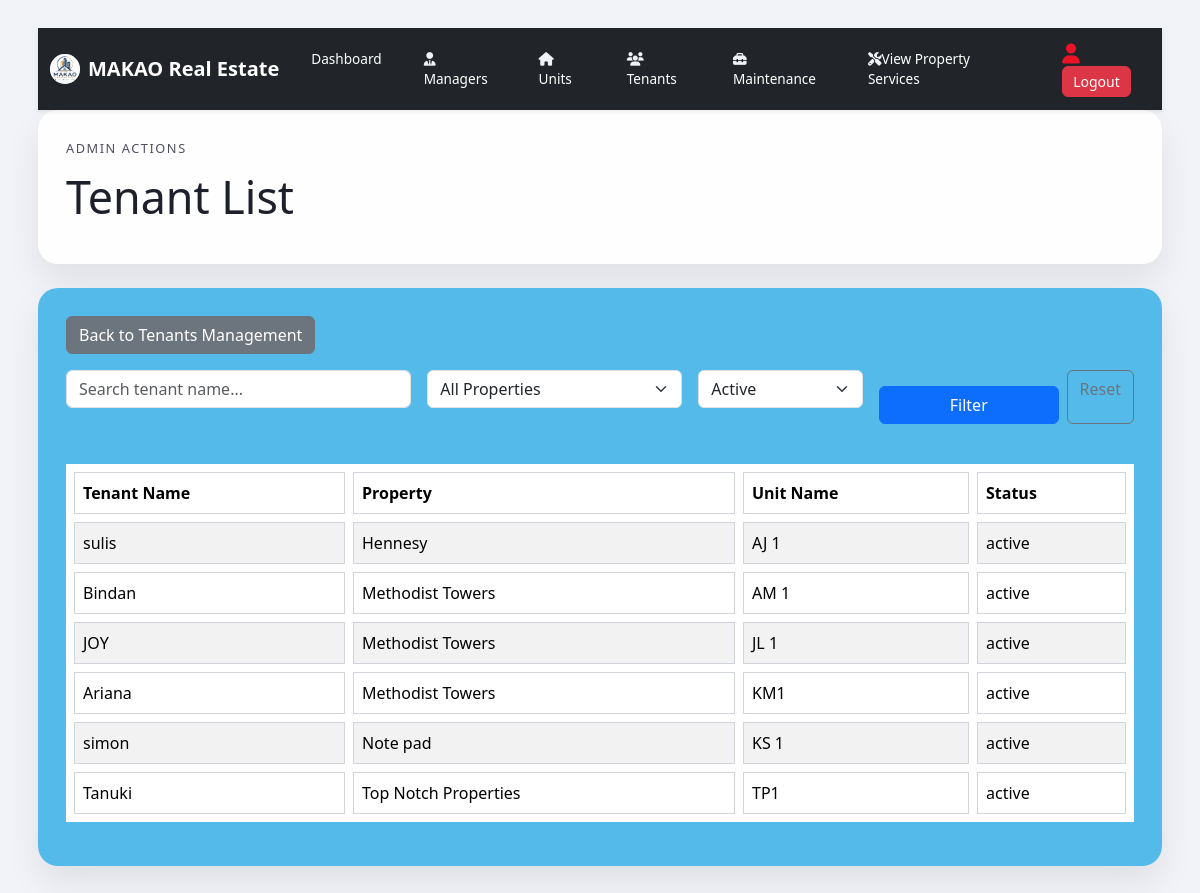
Page /admin/tenants.php (signed in) on the committed database.
### tables this page shows
CREATE TABLE `tenants` (
  `tenant_id` int(11) NOT NULL,
  `unit_id` int(11) NOT NULL,
  `username` varchar(20) NOT NULL,
  `name` varchar(25) NOT NULL,
  `national_id` varchar(20) NOT NULL,
  `phone_number` varchar(15) NOT NULL,
  `email` varchar(50) DEFAULT NULL,
  `movingin_date` datetime NOT NULL,
  `status` enum('active','inactive','not found') NOT NULL
);

CREATE TABLE `property` (
  `property_id` int(20) NOT NULL,
  `property_name` varchar(255) NOT NULL,
  `property_type` enum('Residential','Apartments','BNB''s','Commercial','Mixed Use') NOT NULL,
  `numberofblocks` int(20) NOT NULL,
  `location` varchar(20) DEFAULT NULL,
  `status` enum('Assigned','Unassigned','','') NOT NULL DEFAULT 'Unassigned'
);

CREATE TABLE `units` (
  `unit_id` int(20) NOT NULL,
  `block_id` int(20) DEFAULT NULL,
  `unit_name` varchar(255) NOT NULL,
  `unit_type` enum('residential','commercial','offices','') NOT NULL,
  `unit_deposit` decimal(8,2) NOT NULL,
  `office_size` enum('1900 sq ft','4800 sq ft','10000 sq ft','') DEFAULT NULL,
  `number_of_rooms` int(20) DEFAULT NULL,
  `commercial_size` enum('160 sq ft','650 sq ft','2700 sq ft','9000 sq ft') DEFAULT NULL,
  `charge_per_sqft` decimal(8,2) DEFAULT NULL,
  `monthly_rent` decimal(8,2) NOT NULL,
  `status` enum('available','occupied','maintenance','') NOT NULL
);

### admin/tenants.php (the view, shortened to what this page needs)
<?php
$database = new Database();
$db = $database->getConnection();
$message = '';
$tenants = [];
$searchName = isset($_GET['search']) ? trim($_GET['search']) : '';
$statusFilter = strtolower(trim($_GET['status'] ?? 'active'));
try {
    $query = "SELECT
                t.name,
                u.unit_name,
                p.property_name,
                t.status
              FROM tenants t
              INNER JOIN units u ON t.unit_id = u.unit_id
              INNER JOIN blocks b ON u.block_id = b.block_id
              INNER JOIN property p ON b.property_id = p.property_id
              WHERE 1=1";
    $params = [];
    if ($statusFilter !== 'all') {
        $query .= " AND LOWER(t.status) = :status";
        $params[':status'] = $statusFilter;
    }
    $query .= " ORDER BY p.property_name, u.unit_name, t.name";
    $stmt = $db->prepare($query);
    $stmt->execute($params);
    $tenants = $stmt->fetchAll(PDO::FETCH_ASSOC);
} catch (PDOException $e) {
    $message = 'Unable to load tenants: ' . $e->getMessage();
}
$columns = ['name', 'property_name', 'unit_name', 'status'];
$columnLabels = [
    'name' => 'Tenant Name',
    'property_name' => 'Property',
    'unit_name' => 'Unit Name',
    'status' => 'Status'
];
?>
<!DOCTYPE html>
<html lang="en">
<head>
    <link rel="stylesheet" href="../style.css">
    <link href="https://cdn.jsdelivr.net/npm/bootstrap@5.3.3/dist/css/bootstrap.min.css" rel="stylesheet">
</head>
<body class="dashboard-page">
    <div class="dashboard-shell">
        <?php include '../components/adminheader.php'; ?>
        <main class="main-content">
            <section class="welcome-card">
                <div>
                    <p class="eyebrow">Admin Actions</p>
                    <h1>Tenant List</h1>
                </div>
            </section>
            <section class="action-card">
                <div class="page-actions mb-3 d-flex justify-content-between align-items-center">
                    <a href="managetenant.php" class="btn btn-secondary">Back to Tenants Management</a>
                </div>
                <form method="GET" class="row g-3 mb-4">
                    <div class="col-md-4">
                        <input type="text" name="search" class="form-control" placeholder="Search tenant name..." value="<?php echo htmlspecialchars($searchName); ?>">
                    </div>
                    <div class="col-md-3">
                        <select name="property_id" class="form-select">
                            <option value="">All Properties</option>
                        </select>
                    </div>
                    <div class="col-md-2">
                        <select name="status" class="form-select" aria-label="Filter tenants by status">
                            <option value="active" <?php echo $statusFilter === 'active' ? 'selected' : ''; ?>>Active</option>
                        </select>
                    </div>
                    <div class="col-md-3 d-flex gap-2">
                        <button type="submit" class="btn btn-primary flex-fill">Filter</button>
                        <a href="?status=active" class="btn btn-outline-secondary">Reset</a>
                    </div>
                </form>
                <?php if ($message !== '' && empty($tenants)): ?>
                    <p style="color:#b91c1c; font-weight:700;"><?php echo htmlspecialchars($message); ?></p>
                <?php else: ?>
                    <div style="overflow-x:auto;">
                        <table class="tenant-table table table-striped" data-list-filter="off">
                            <thead>
                                <tr>
                                    <?php foreach ($columns as $column): ?>
                                        <th><?php echo htmlspecialchars($columnLabels[$column] ?? $column); ?></th>
                                    <?php endforeach; ?>
                                </tr>
                            </thead>
                            <tbody>
                                <?php foreach ($tenants as $tenant): ?>
                                    <tr>
                                        <?php foreach ($columns as $column): ?>
                                            <td><?php echo htmlspecialchars((string)($tenant[$column] ?? '')); ?></td>
                                        <?php endforeach; ?>
                                    </tr>
                                <?php endforeach; ?>
                            </tbody>
                        </table>
                    </div>
                <?php endif; ?>
            </section>
        </main>
    </div>
</body>
</html>

### style.css (style rules this page uses)
body { font-family: Arial, sans-serif; margin: 0; min-height: 100vh; color: #1f1f2d; background: #f1f3f8; }
input, button { width: 100%; padding: 10px; margin: 8px 0; border: 1px solid #ccc; border-radius: 5px; font-family: inherit; }
button { background-color: rgb(90, 4, 58); color: white; font-weight: bold; cursor: pointer; }
.dashboard-page { display: block; justify-content: normal; align-items: normal; padding: 0; min-height: 100vh; background-color: #f1f3f8; background-image: url('background1.png'); background-repeat: no-repeat; background-size: cover; background-position: center; }
.dashboard-shell { max-width: 1180px; margin: 0 auto; padding: 28px; align-items: center; }
.main-content { display: grid; gap: 24px; }
.welcome-card, .widget-panel { background: rgba(255, 255, 255, 0.96); border-radius: 20px; box-shadow: 0 16px 35px rgba(0, 0, 0, 0.08); padding: 28px; }
.action-card { background: rgba(79, 185, 234, 0.96); border-radius: 20px; box-shadow: 0 16px 35px rgba(0, 0, 0, 0.08); padding: 28px; }
.welcome-card { display: flex; justify-content: space-between; gap: 24px; align-items: center; }
.eyebrow { margin: 0 0 10px; font-size: 0.8rem; letter-spacing: 0.12em; color: #7a2e8f; text-transform: uppercase; }
.welcome-card h1 { margin: 0 0 12px; font-size: 2.8rem; color: #1d1f2b; }
.welcome-card p { max-width: 560px; line-height: 1.7; color: #4f4f62; }
.btn-primary { display: inline-block; padding: 12px 20px; background: #5a046b; color: #fff; border-radius: 999px; text-decoration: none; font-weight: 600; margin-top: 16px; }
.btn-secondary { display: inline-block; padding: 10px 18px; background: #f3f4f6; color: #1350d4; border-radius: 999px; text-decoration: none; font-weight: 600; }
.tenant-table { width: 100%; border-collapse: separate; border-spacing: 8px; margin-top: 16px; }
.tenant-table th, .tenant-table td { padding: 10px 12px; background: #fff; border: 1px solid #d1d5db; white-space: nowrap; }
.tenant-table th { background: #0f172a; color: #fff; }
body { font-family: Arial, sans-serif; background: #f5f7fb; padding: 20px; }
.page-actions { margin-bottom: 16px; }
.btn-primary { display: inline-block; background: #0f766e; color: #ffffff; padding: 4px 12px; border-radius: 8px; text-decoration: none; font-weight: 600; }
table { width: 100%; border-collapse: collapse; background: #fff; }
th, td { padding: 12px; border: 1px solid #e5e7eb; text-align: left; vertical-align: top; word-break: break-word; }
th { background: #f8fafc; font-weight: 600; }
button { margin-top: 8px; padding: 8px 14px; background: #07f547; color: #fff; border: none; border-radius: 6px; cursor: pointer; font-weight: 600; }
.btn-secondary { background-color: #6c757d; color: #fff; border: none; padding: 6px 12px; cursor: pointer; border-radius: 4px; }

### rows in the picture
tenants: name "sulis", property.property_name "Hennesy", unit.unit_name "AJ 1", status "active"
tenants: name "Bindan", property.property_name "Methodist Towers", unit.unit_name "AM 1", status "active"
tenants: name "JOY", property.property_name "Methodist Towers", unit.unit_name "JL 1", status "active"
tenants: name "Ariana", property.property_name "Methodist Towers", unit.unit_name "KM1", status "active"
tenants: name "simon", property.property_name "Note pad", unit.unit_name "KS 1", status "active"
tenants: name "Tanuki", property.property_name "Top Notch Properties", unit.unit_name "TP1", status "active"

### other values in the picture
$columnLabels[$column] "Tenant Name"
$columnLabels[$column] "Property"
$columnLabels[$column] "Unit Name"
$columnLabels[$column] "Status"
